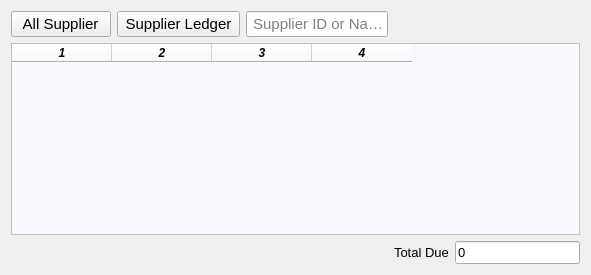
     <widget class="QWidget" name="tab">
      <attribute name="title">
       <string>Supplier Due</string>
      </attribute>
      <layout class="QGridLayout" name="gridLayout_14">
       <item row="0" column="2">
        <widget class="QLineEdit" name="suppliers">
         <property name="font">
          <font>
           <pointsize>11</pointsize>
          </font>
         </property>
         <property name="placeholderText">
          <string> Supplier ID or Name </string>
         </property>
         <property name="clearButtonEnabled">
          <bool>true</bool>
         </property>
        </widget>
       </item>
       <item row="0" column="0">
        <widget class="QPushButton" name="supplierb">
         <property name="font">
          <font>
           <pointsize>11</pointsize>
          </font>
         </property>
         <property name="text">
          <string>  All Supplier  </string>
         </property>
        </widget>
       </item>
       <item row="1" column="0" colspan="5">
        <widget class="QTableWidget" name="supplierdue">
         <property name="font">
          <font>
           <weight>75</weight>
           <italic>true</italic>
           <bold>true</bold>
          </font>
         </property>
         <property name="styleSheet">
          <string notr="true">background-color: rgb(251, 249, 255);
</string>
         </property>
         <property name="columnCount">
          <number>4</number>
         </property>
         <column/>
         <column/>
         <column/>
         <column/>
        </widget>
       </item>
       <item row="2" column="3">
        <widget class="QLabel" name="label_2">
         <property name="font">
          <font>
           <pointsize>10</pointsize>
          </font>
         </property>
         <property name="text">
          <string>Total Due</string>
         </property>
        </widget>
       </item>
       <item row="2" column="4">
        <widget class="QLineEdit" name="totalduesup">
         <property name="font">
          <font>
           <pointsize>10</pointsize>
          </font>
         </property>
         <property name="text">
          <string>0</string>
         </property>
         <property name="readOnly">
          <bool>true</bool>
         </property>
        </widget>
       </item>
       <item row="0" column="1">
        <widget class="QPushButton" name="supplierledger">
         <property name="font">
          <font>
           <pointsize>11</pointsize>
          </font>
         </property>
         <property name="text">
          <string> Supplier Ledger </string>
         </property>
        </widget>
       </item>
      </layout>
     </widget>
